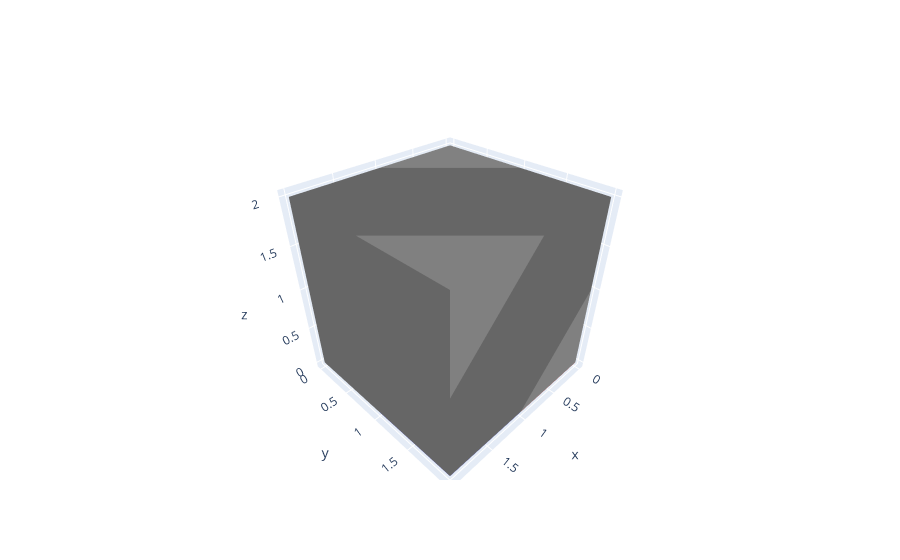

Notebook source saved alongside this figure:
### Code cell
from functools import reduce

x = [v[0] for v in vertices][0:9*6]
y = [v[1] for v in vertices][0:9*6]
z = [v[2] for v in vertices][0:9*6]

i = reduce(lambda x, y: x.extend(y) or x, [[v+9*i for v in [0, 0, 1, 1, 3, 3, 4, 4]]for i in range(6)], [])
j = reduce(lambda x, y: x.extend(y) or x, [[v+9*i for v in [1, 3, 2, 4, 4, 6, 5, 7]]for i in range(6)], [])
k = reduce(lambda x, y: x.extend(y) or x, [[v+9*i for v in [4, 4, 5, 5, 7, 7, 8, 8]]for i in range(6)], [])

fig = go.Figure(data=[
    go.Mesh3d(
        x=x,
        y=y,
        z=z,
        i=i,
        j=j,
        k=k,
        facecolor=['red', 'red', 'blue', 'blue'],
        opacity=1
    )
])

fig.show()

### Figure 1 — Plotly figure (JSON) as saved in the notebook; plotly's stock layout.template omitted (floating-point values rounded to 4 significant figures)
{"data": [{"facecolor": ["red", "red", "blue", "blue"], "i": [0, 0, 1, 1, 3, 3, 4, 4, 9, 9, 10, 10, 12, 12, 13, 13, 18, 18, 19, 19, 21, 21, 22, 22, 27, 27, 28, 28, 30, 30, 31, 31, 36, 36, 37, 37, 39, 39, 40, 40, 45, 45, 46, 46, 48, 48, 49, 49], "j": [1, 3, 2, 4, 4, 6, 5, 7, 10, 12, 11, 13, 13, 15, 14, 16, 19, 21, 20, 22, 22, 24, 23, 25, 28, 30, 29, 31, 31, 33, 32, 34, 37, 39, 38, 40, 40, 42, 41, 43, 46, 48, 47, 49, 49, 51, 50, 52], "k": [4, 4, 5, 5, 7, 7, 8, 8, 13, 13, 14, 14, 16, 16, 17, 17, 22, 22, 23, 23, 25, 25, 26, 26, 31, 31, 32, 32, 34, 34, 35, 35, 40, 40, 41, 41, 43, 43, 44, 44, 49, 49, 50, 50, 52, 52, 53, 53], "opacity": 1, "type": "mesh3d", "x": [0, 1, 2, 0, 1, 2, 0, 1, 2, 0, 1, 2, 0, 1, 2, 0, 1, 2, 2, 2, 2, 2, 2, 2, 2, 2, 2, 2, 1, 0, 2, 1, 0, 2, 1, 0, 0, 0, 0, 0, 0, 0, 0, 0, 0, 0, 1, 2, 0, 1, 2, 0, 1, 2], "y": [2, 2, 2, 1, 1, 1, 0, 0, 0, 0, 0, 0, 0, 0, 0, 0, 0, 0, 0, 1, 2, 0, 1, 2, 0, 1, 2, 2, 2, 2, 2, 2, 2, 2, 2, 2, 2, 1, 0, 2, 1, 0, 2, 1, 0, 2, 2, 2, 1, 1, 1, 0, 0, 0], "z": [0, 0, 0, 0, 0, 0, 0, 0, 0, 0, 0, 0, 1, 1, 1, 2, 2, 2, 0, 0, 0, 1, 1, 1, 2, 2, 2, 0, 0, 0, 1, 1, 1, 2, 2, 2, 0, 0, 0, 1, 1, 1, 2, 2, 2, 2, 2, 2, 2, 2, 2, 2, 2, 2]}], "layout": {}}
